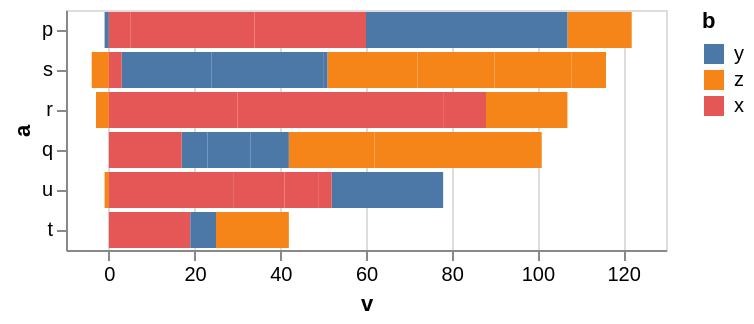

The Vega-Lite source for this figure:
### Vega-Lite specification from a JSON file in a GitHub repository (floating-point values rounded to 4 significant figures)
{"$schema": "https://vega.github.io/schema/vega-lite/v6.json", "data": {"values": [{"a": "u", "b": "z", "v": -1}, {"a": "s", "b": "z", "v": 21}, {"a": "s", "b": "y", "v": 21}, {"a": "p", "b": "y", "v": 21}, {"a": "p", "b": "x", "v": 0}, {"a": "q", "b": "y", "v": 6}, {"a": "p", "b": "y", "v": -1}, {"a": "p", "b": "x", "v": 5}, {"a": "t", "b": "x", "v": 19}, {"a": "t", "b": "x", "v": 0}, {"a": "q", "b": "z", "v": 20}, {"a": "q", "b": "z", "v": 12}, {"a": "r", "b": "z", "v": 19}, {"a": "s", "b": "x", "v": 3}, {"a": "s", "b": "y", "v": 26}, {"a": "s", "b": "y", "v": 1}, {"a": "q", "b": "x", "v": 17}, {"a": "u", "b": "y", "v": 26}, {"a": "u", "b": "x", "v": 29}, {"a": "p", "b": "x", "v": 29}, {"a": "r", "b": "x", "v": 30}, {"a": "p", "b": "z", "v": 15}, {"a": "u", "b": "x", "v": 12}, {"a": "t", "b": "y", "v": 6}, {"a": "r", "b": "x", "v": 30}, {"a": "t", "b": "z", "v": 17}, {"a": "u", "b": "x", "v": 8}, {"a": "q", "b": "y", "v": 10}, {"a": "q", "b": "z", "v": 27}, {"a": "r", "b": "z", "v": -3}, {"a": "p", "b": "y", "v": 26}, {"a": "r", "b": "x", "v": 18}, {"a": "s", "b": "z", "v": 18}, {"a": "r", "b": "x", "v": 10}, {"a": "p", "b": "x", "v": 26}, {"a": "q", "b": "y", "v": 9}, {"a": "s", "b": "z", "v": -4}, {"a": "s", "b": "z", "v": 18}, {"a": "u", "b": "x", "v": 3}, {"a": "s", "b": "z", "v": 8}]}, "mark": "bar", "encoding": {"y": {"field": "a", "type": "nominal", "sort": {"field": "v", "order": "descending"}}, "x": {"field": "v", "type": "quantitative"}, "color": {"field": "b", "type": "nominal", "sort": {"op": "count"}}}}
